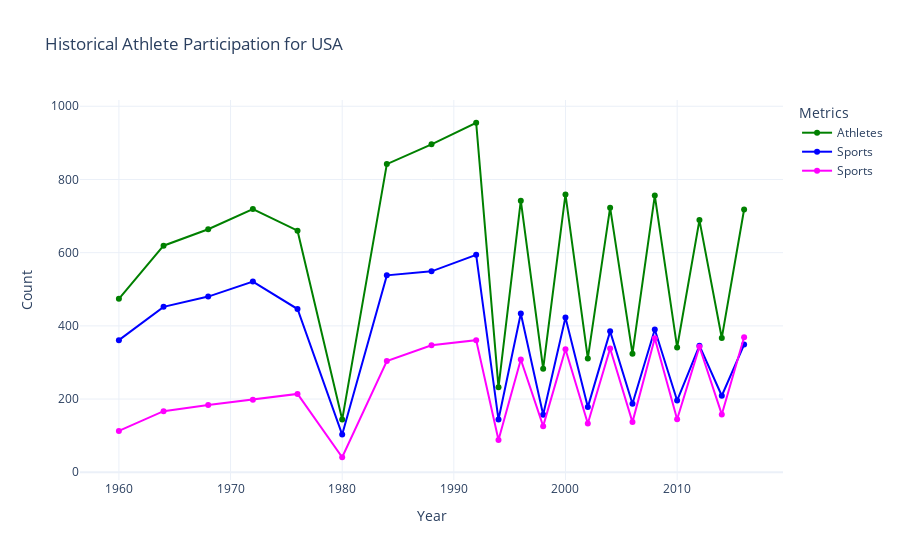

Notebook code cell kept with this figure:
### Code cell
fig3 = go.Figure()

# Add traces for Athletes, Sports, Events, and Total Medals
fig3.add_trace(go.Scatter(x=usa_data.index, y=usa_data['Athletes'], mode='lines+markers', name='Athletes', line=dict(color='green')))
fig3.add_trace(go.Scatter(x=usa_data.index, y=usa_data['Men'], mode='lines+markers', name='Sports', line=dict(color='blue')))
fig3.add_trace(go.Scatter(x=usa_data.index, y=usa_data['Women'], mode='lines+markers', name='Sports', line=dict(color='magenta')))

# Set title and labels
fig3.update_layout(
    title='Historical Athlete Participation for USA',
    xaxis_title='Year',
    yaxis_title='Count',
    legend_title='Metrics',
    template='plotly_white'
)

# Show the plot
fig3.show()

### Figure 1 — Plotly figure (JSON) as saved in the notebook; plotly's stock layout.template omitted (floating-point values rounded to 4 significant figures)
{"data": [{"line": {"color": "green"}, "mode": "lines+markers", "name": "Athletes", "type": "scatter", "x": ["1960-01-01T00:00:00", "1964-01-01T00:00:00", "1968-01-01T00:00:00", "1972-01-01T00:00:00", "1976-01-01T00:00:00", "1980-01-01T00:00:00", "1984-01-01T00:00:00", "1988-01-01T00:00:00", "1992-01-01T00:00:00", "1994-01-01T00:00:00", "1996-01-01T00:00:00", "1998-01-01T00:00:00", "2000-01-01T00:00:00", "2002-01-01T00:00:00", "2004-01-01T00:00:00", "2006-01-01T00:00:00", "2008-01-01T00:00:00", "2010-01-01T00:00:00", "2012-01-01T00:00:00", "2014-01-01T00:00:00", "2016-01-01T00:00:00"], "y": [474, 619, 664, 719, 660, 144, 842, 896, 955, 232, 742, 283, 759, 311, 723, 324, 756, 341, 689, 367, 718]}, {"line": {"color": "blue"}, "mode": "lines+markers", "name": "Sports", "type": "scatter", "x": ["1960-01-01T00:00:00", "1964-01-01T00:00:00", "1968-01-01T00:00:00", "1972-01-01T00:00:00", "1976-01-01T00:00:00", "1980-01-01T00:00:00", "1984-01-01T00:00:00", "1988-01-01T00:00:00", "1992-01-01T00:00:00", "1994-01-01T00:00:00", "1996-01-01T00:00:00", "1998-01-01T00:00:00", "2000-01-01T00:00:00", "2002-01-01T00:00:00", "2004-01-01T00:00:00", "2006-01-01T00:00:00", "2008-01-01T00:00:00", "2010-01-01T00:00:00", "2012-01-01T00:00:00", "2014-01-01T00:00:00", "2016-01-01T00:00:00"], "y": [361, 452, 480, 521, 446, 103, 538, 549, 594, 144, 434, 157, 423, 178, 385, 187, 390, 196, 346, 209, 349]}, {"line": {"color": "magenta"}, "mode": "lines+markers", "name": "Sports", "type": "scatter", "x": ["1960-01-01T00:00:00", "1964-01-01T00:00:00", "1968-01-01T00:00:00", "1972-01-01T00:00:00", "1976-01-01T00:00:00", "1980-01-01T00:00:00", "1984-01-01T00:00:00", "1988-01-01T00:00:00", "1992-01-01T00:00:00", "1994-01-01T00:00:00", "1996-01-01T00:00:00", "1998-01-01T00:00:00", "2000-01-01T00:00:00", "2002-01-01T00:00:00", "2004-01-01T00:00:00", "2006-01-01T00:00:00", "2008-01-01T00:00:00", "2010-01-01T00:00:00", "2012-01-01T00:00:00", "2014-01-01T00:00:00", "2016-01-01T00:00:00"], "y": [113, 167, 184, 198, 214, 41, 304, 347, 361, 88, 308, 126, 336, 133, 338, 137, 366, 145, 343, 158, 369]}], "layout": {"legend": {"title": {"text": "Metrics"}}, "title": {"text": "Historical Athlete Participation for USA"}, "xaxis": {"title": {"text": "Year"}}, "yaxis": {"title": {"text": "Count"}}}}
